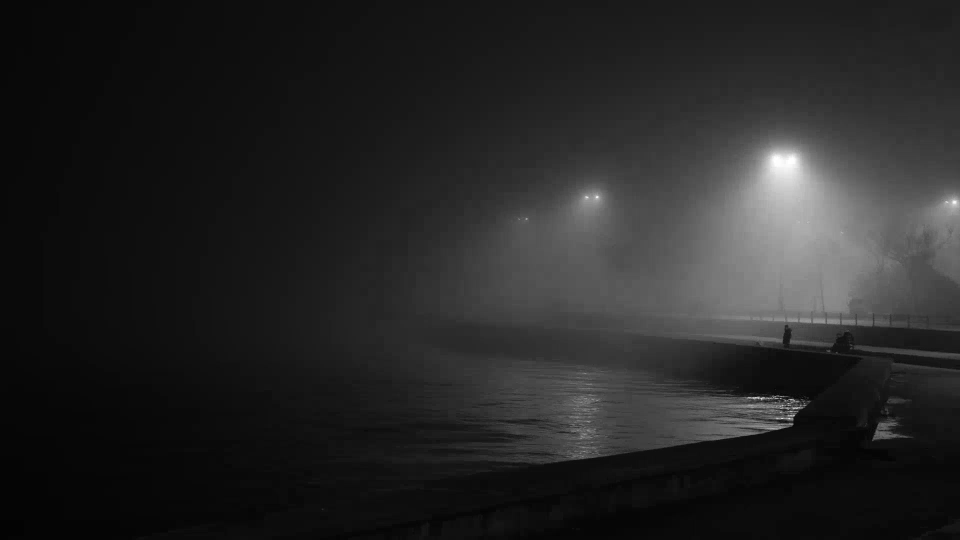
#> input picture ppt_tasks/nights-promise/art/night_8.jpg, 1920 x 1080 px (shown at 1/2 size); its folder holds 4 pictures in this run
$ python make_art.py
#> lines starting #> are read from the running program, lines starting #| are printed output that depends on the picture
"""Art for The Nights Promise deck: midnight-graded frame from Red Flag's own whyhost.mp4, a drawn moon
(SVG via headless Chromium) and a generated star field. No stock photography. Run: python make_art.py"""
import random
from pathlib import Path

from PIL import Image, ImageDraw, ImageFilter, ImageOps
from playwright.sync_api import sync_playwright

ART = Path(__file__).resolve().parent / "art"
CHROME = "/opt/pw-browsers/chromium-1194/chrome-linux/chrome"
NAVY, MOON = (14, 20, 36), (241, 235, 221)


def night_photo():
    src = Image.open(ART / "night_8.jpg").convert("L")
    ImageOps.colorize(src, black=(8, 12, 24), mid=(52, 64, 92), white=(246, 236, 210)).save(ART / "night.jpg", quality=90)
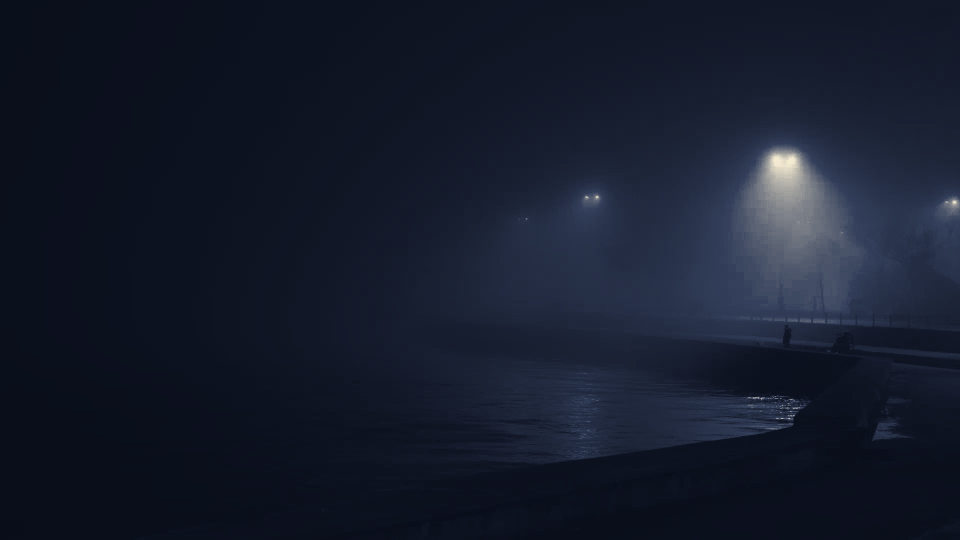
#> saved as night.jpg: PIL image 1920x1080 RGB (shown at 1/2 size); mean R, G, B 21.7, 27.9, 44.1


def stars(name, size=(2400, 1350), n=900, seed=4):
#> called with name = 'stars', size = (2400, 1350), n = 900, seed = 4
    random.seed(seed)
    img = Image.new("RGB", size, NAVY)
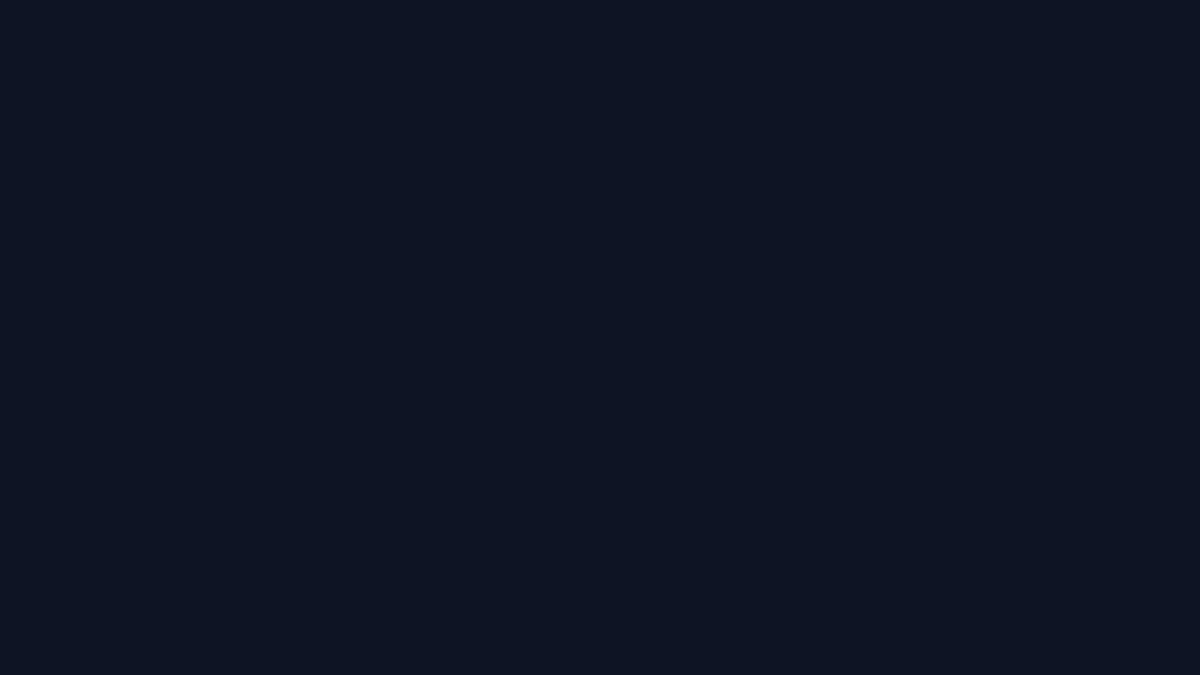
#> img: PIL image 2400x1350 RGB (shown at 1/2 size); mean R, G, B 14, 20, 36
    glow = Image.new("RGB", size, (0, 0, 0))
#> glow: PIL image 2400x1350 RGB; every value is 0
    d, g = ImageDraw.Draw(img), ImageDraw.Draw(glow)
    for _ in range(n):
        x, y = random.uniform(0, size[0]), random.uniform(0, size[1])
        r = random.choice([.6, .8, 1, 1, 1.2, 1.6, 2.2])
        a = random.randint(70, 230)
        c = tuple(int(NAVY[i] + (MOON[i] - NAVY[i]) * a / 255) for i in range(3))
        d.ellipse((x - r, y - r, x + r, y + r), fill=c)
        if r > 1.5:
            g.ellipse((x - 6, y - 6, x + 6, y + 6), fill=(60, 60, 70))
    img = Image.blend(img, Image.eval(Image.composite(glow, img, glow.convert("L")), lambda v: v), .0)
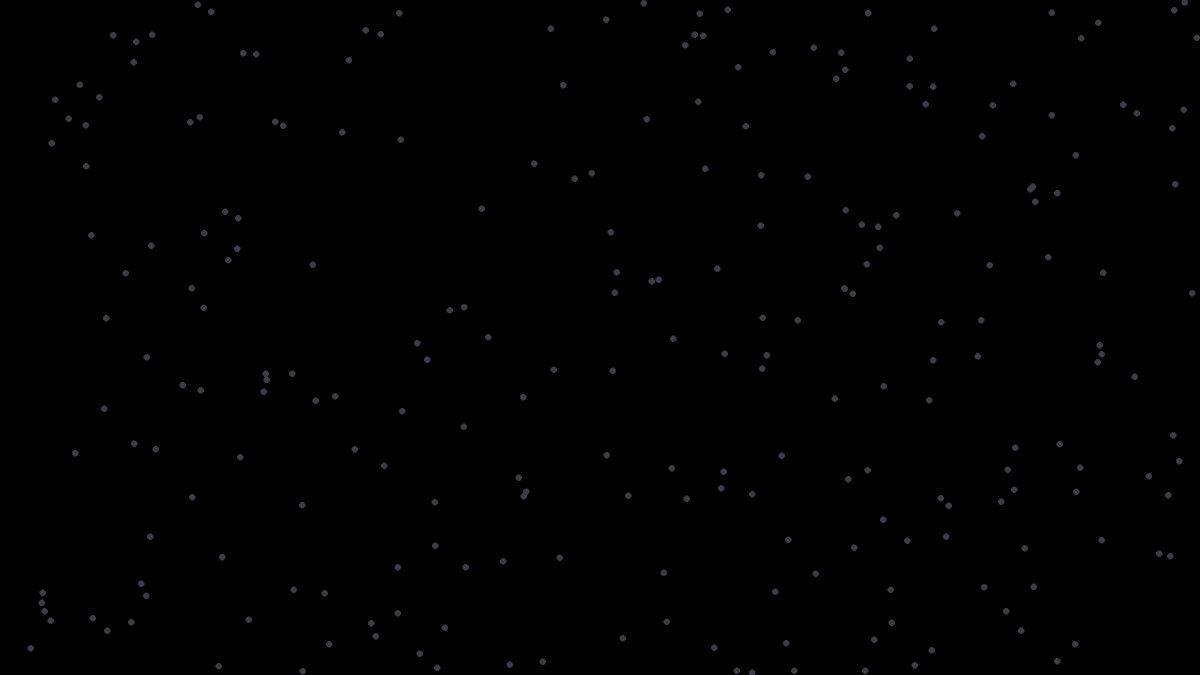
#> glow: PIL image 2400x1350 RGB (shown at 1/2 size); mean R, G, B 0.6, 0.6, 0.7
    img.paste(Image.new("RGB", size, (0, 0, 0)), mask=None) if False else None
    img = Image.composite(Image.new("RGB", size, (40, 46, 66)), img, glow.convert("L").filter(ImageFilter.GaussianBlur(5)).point(lambda v: v // 3))
    img.save(ART / f"{name}.jpg", quality=90)


MOON_SVG = """<svg xmlns="http://www.w3.org/2000/svg" width="800" height="800" viewBox="0 0 800 800">
<defs>
 <radialGradient id="halo"><stop offset=".55" stop-color="#F1E3BC" stop-opacity=".35"/><stop offset="1" stop-color="#F1E3BC" stop-opacity="0"/></radialGradient>
 <radialGradient id="body" cx=".38" cy=".35" r=".75"><stop offset="0" stop-color="#FBF5E6"/><stop offset=".6" stop-color="#EADBB4"/><stop offset="1" stop-color="#C9B07A"/></radialGradient>
 <filter id="b"><feGaussianBlur stdDeviation="11"/></filter>
</defs>
<circle cx="400" cy="400" r="390" fill="url(#halo)"/>
<circle cx="400" cy="400" r="230" fill="url(#body)"/>
<g fill="#B79E6A" opacity=".2" filter="url(#b)">
 <circle cx="330" cy="330" r="46"/><circle cx="470" cy="300" r="26"/><circle cx="455" cy="460" r="58"/>
 <circle cx="320" cy="470" r="22"/><circle cx="520" cy="380" r="16"/><circle cx="380" cy="560" r="30"/></g>
</svg>"""


def main():
    night_photo()
    stars("stars")
    stars("stars_soft", n=380, seed=9)
    with sync_playwright() as p:
        b = p.chromium.launch(executable_path=CHROME)
        pg = b.new_page(device_scale_factor=2, viewport={"width": 800, "height": 800})
        pg.set_content(f'<html><body style="margin:0;background:transparent">{MOON_SVG}</body></html>')
        pg.screenshot(path=str(ART / "moon.png"), omit_background=True)
        b.close()
    print(sorted(x.name for x in ART.iterdir()))


if __name__ == "__main__":
    main()
#> (the call stopped at in main, `with sync_playwright() as p:`: playwright is not available in this run)
